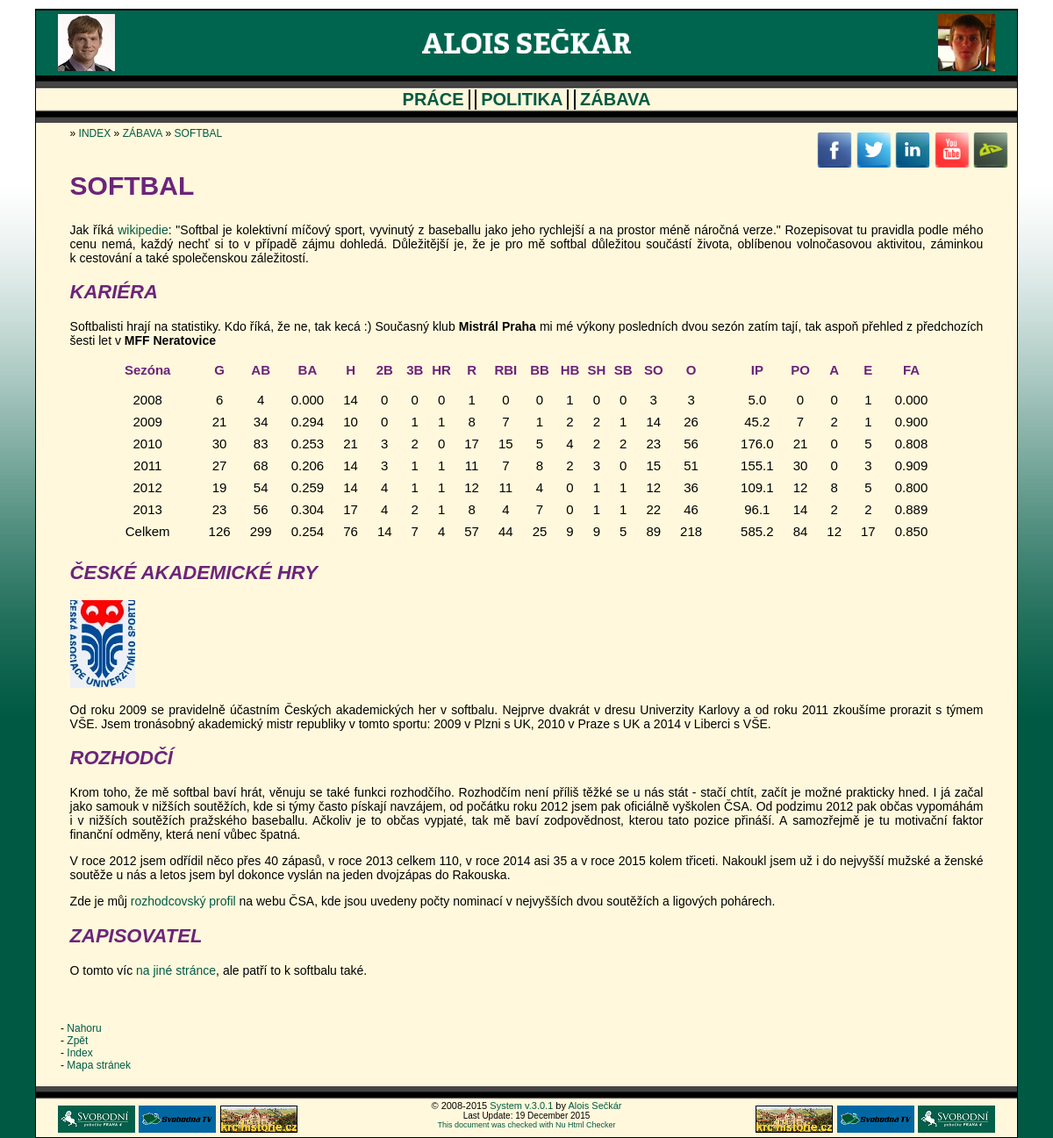
Page /misc-soft on the committed database.
### tables this page shows
CREATE TABLE IF NOT EXISTS `elrh_softball` (
  `year` varchar(6) NOT NULL,
  `G` int(11) NOT NULL,
  `AB` int(11) NOT NULL,
  `BA` varchar(5) NOT NULL,
  `H` int(11) NOT NULL,
  `2B` int(11) NOT NULL,
  `3B` int(11) NOT NULL,
  `HR` int(11) NOT NULL,
  `R` int(11) NOT NULL,
  `RBI` int(11) NOT NULL,
  `BB` int(11) NOT NULL,
  `HB` int(11) NOT NULL,
  `SH` int(11) NOT NULL,
  `SB` int(11) NOT NULL,
  `SO` int(11) NOT NULL,
  `O` int(11) NOT NULL,
  `IP` varchar(7) NOT NULL,
  `PO` int(11) NOT NULL,
  `A` int(11) NOT NULL,
  `E` int(11) NOT NULL,
  `FA` varchar(5) NOT NULL
);

### index.php (called while the page is built, shortened)
<?php
$controller = new ELRHPageController();
if (!empty($_GET["page"])) {
	$page = $_GET["page"];
}
$controller->resolvePath(mb_strtolower($page, 'UTF-8'));
$controller->prepareData();
$controller->renderPage();
?>

### web/scripts/page-data/elrh_data_helper.php (called while the page is built, shortened)
<?php
class ELRHDataHelper {
	public static function retrieveArray($mysqli, $query) {
		$result = $mysqli->query($query);
	    $i = 0;
		while ($current = $result->fetch_array()) {
			$array[$i] = $current;
			$i++;
		}
		return $array;
	}
}

### web/scripts/page-data/elrh_misc-soft_data.php (called while the page is built)
<?php
class ELRHPageData {
	public static function prepareData($item, $mysqli) {
		$data["title"] = "Alois Sečkár - Softbal";
		include_once getcwd().'/web/scripts/page-data/elrh_data_helper.php';
		$data["stats"] = ELRHDataHelper::retrieveArray($mysqli, "SELECT * FROM elrh_softball");
		return $data;
	}
}

### web/scripts/page-content/elrh_misc-soft_content.php (the view)
<?php
class ELRHPageContentRenderer {
	public static function renderContent($page_data) {
		echo '<h1>SOFTBAL</h1>'.PHP_EOL;
		echo '<p>'.PHP_EOL;
			echo 'Jak říká <a href="http://cs.wikipedia.org/wiki/Softball" target="_blank" title="Softbal na wikipedii">wikipedie</a>: "Softbal je kolektivní míčový sport, vyvinutý z baseballu jako jeho rychlejší a&nbsp;na prostor méně náročná verze." Rozepisovat tu pravidla podle mého cenu nemá, každý nechť si to v&nbsp;případě zájmu dohledá. Důležitější je, že je pro mě softbal důležitou součástí života, oblíbenou volnočasovou aktivitou, záminkou k&nbsp;cestování a&nbsp;také společenskou záležitostí.'.PHP_EOL;
		echo '</p>'.PHP_EOL;
		echo '<h2>KARIÉRA</h2>'.PHP_EOL;
		echo '<p>'.PHP_EOL;
			echo 'Softbalisti hrají na statistiky. Kdo říká, že ne, tak kecá :) Současný klub <strong>Mistrál&nbsp;Praha</strong> mi mé výkony posledních dvou sezón zatím tají, tak aspoň přehled z&nbsp;předchozích šesti let v&nbsp;<strong>MFF&nbsp;Neratovice</strong>'.PHP_EOL;
		echo '</p>'.PHP_EOL;
		echo '<table>'.PHP_EOL;
			echo '<tr>'.PHP_EOL;
				echo '<th>Sezóna</th>'.PHP_EOL;
				echo '<th></th>'.PHP_EOL;
				echo '<th>G</th>'.PHP_EOL;
				echo '<th>AB</th>'.PHP_EOL;
				echo '<th>BA</th>'.PHP_EOL;
				echo '<th>H</th>'.PHP_EOL;
			    echo '<th>2B</th>'.PHP_EOL;
				echo '<th>3B</th>'.PHP_EOL;
				echo '<th>HR</th>'.PHP_EOL;
				echo '<th>R</th>'.PHP_EOL;
				echo '<th>RBI</th>'.PHP_EOL;
				echo '<th>BB</th>'.PHP_EOL;
				echo '<th>HB</th>'.PHP_EOL;
				echo '<th>SH</th>'.PHP_EOL;
				echo '<th>SB</th>'.PHP_EOL;
				echo '<th>SO</th>'.PHP_EOL;
				echo '<th>O</th>'.PHP_EOL;
				echo '<th></th>'.PHP_EOL;
				echo '<th>IP</th>'.PHP_EOL;
				echo '<th>PO</th>'.PHP_EOL;
				echo '<th>A</th>'.PHP_EOL;
				echo '<th>E</th>'.PHP_EOL;
				echo '<th>FA</th>'.PHP_EOL;
			echo '</tr>'.PHP_EOL;
			echo '<tr><td colspan="23" style="height: 5px;"></td></tr>'.PHP_EOL;
			if (!empty($page_data["stats"])) {
				foreach ($page_data["stats"] as $row) {
					echo '<tr>'.PHP_EOL;
						echo '<td>'.$row["year"].'</td>'.PHP_EOL;
						echo '<td></td>'.PHP_EOL;
						echo '<td>'.$row["G"].'</td>'.PHP_EOL;
						echo '<td>'.$row["AB"].'</td>'.PHP_EOL;
						echo '<td>'.$row["BA"].'</td>'.PHP_EOL;
						echo '<td>'.$row["H"].'</td>'.PHP_EOL;
						echo '<td>'.$row["2B"].'</td>'.PHP_EOL;
						echo '<td>'.$row["3B"].'</td>'.PHP_EOL;
						echo '<td>'.$row["HR"].'</td>'.PHP_EOL;
						echo '<td>'.$row["R"].'</td>'.PHP_EOL;
						echo '<td>'.$row["RBI"].'</td>'.PHP_EOL;
						echo '<td>'.$row["BB"].'</td>'.PHP_EOL;
						echo '<td>'.$row["HB"].'</td>'.PHP_EOL;
						echo '<td>'.$row["SH"].'</td>'.PHP_EOL;
						echo '<td>'.$row["SB"].'</td>'.PHP_EOL;
						echo '<td>'.$row["SO"].'</td>'.PHP_EOL;
						echo '<td>'.$row["O"].'</td>'.PHP_EOL;
						echo '<td></td>'.PHP_EOL;
						echo '<td>'.$row["IP"].'</td>'.PHP_EOL;
						echo '<td>'.$row["PO"].'</td>'.PHP_EOL;
						echo '<td>'.$row["A"].'</td>'.PHP_EOL;
						echo '<td>'.$row["E"].'</td>'.PHP_EOL;
						echo '<td>'.$row["FA"].'</td>'.PHP_EOL;
					echo '</tr>'.PHP_EOL;
				}
			} else {
				echo '<tr><td colspan="23">Nenalezeny žádné statistiky</td></tr>'.PHP_EOL;
			}
		echo '</table>'.PHP_EOL;
		echo '<h2>ČESKÉ AKADEMICKÉ HRY</h2>'.PHP_EOL;
		echo '<img src="/web/images/soft_akada.jpg" title="ČAH" alt="ČAH" />'.PHP_EOL;
		echo '<p>'.PHP_EOL;
			echo 'Od roku 2009 se pravidelně účastním Českých akademických her v&nbsp;softbalu. Nejprve dvakrát v&nbsp;dresu Univerzity Karlovy a&nbsp;od roku 2011 zkoušíme prorazit s&nbsp;týmem VŠE. Jsem tronásobný akademický mistr republiky v&nbsp;tomto sportu: 2009&nbsp;v&nbsp;Plzni s&nbsp;UK, 2010&nbsp;v&nbsp;Praze s&nbsp;UK a&nbsp;2014&nbsp;v&nbsp;Liberci s&nbsp;VŠE.'.PHP_EOL;
		echo '</p>'.PHP_EOL;
		echo '<h2>ROZHODČÍ</h2>'.PHP_EOL;
		echo '<p>'.PHP_EOL;
			echo 'Krom toho, že mě softbal baví hrát, věnuju se také funkci rozhodčího. Rozhodčím není příliš těžké se u&nbsp;nás stát -&nbsp;stačí chtít, začít je možné prakticky hned. I&nbsp;já začal jako samouk v&nbsp;nižších soutěžích, kde si týmy často pískají navzájem, od počátku roku 2012 jsem pak oficiálně vyškolen ČSA. Od podzimu 2012 pak občas vypomáhám i&nbsp;v&nbsp;nižších soutěžích pražského baseballu. Ačkoliv je to občas vypjaté, tak mě baví zodpovědnost, kterou tato pozice přináší. A&nbsp;samozřejmě je tu motivační faktor finanční odměny, která není vůbec špatná.'.PHP_EOL;
		echo '</p>'.PHP_EOL;
		echo '<p>'.PHP_EOL;
			echo 'V&nbsp;roce&nbsp;2012 jsem odřídil něco přes 40&nbsp;zápasů, v&nbsp;roce&nbsp;2013 celkem&nbsp;110, v&nbsp;roce&nbsp;2014 asi&nbsp;35 a&nbsp;v&nbsp;roce&nbsp;2015 kolem třiceti. Nakoukl jsem už i&nbsp;do nejvyšší mužské a&nbsp;ženské soutěže u&nbsp;nás a&nbsp;letos jsem byl dokonce vyslán na jeden dvojzápas do Rakouska.'.PHP_EOL;
		echo '</p>'.PHP_EOL;
		echo '<p>'.PHP_EOL;
			echo 'Zde je můj <a href="http://softball.cz/modules.php?op=modload&amp;name=infosys&amp;file=index&amp;do=umpires&amp;co=dirview&amp;umid=85&amp;pda=2">rozhodcovský profil</a> na webu ČSA, kde jsou uvedeny počty nominací v&nbsp;nejvyšších dvou soutěžích a&nbsp;ligových pohárech.'.PHP_EOL;
		echo '</p>'.PHP_EOL;
		echo '<h2>ZAPISOVATEL</h2>'.PHP_EOL;
		echo '<p>'.PHP_EOL;
			echo 'O&nbsp;tomto víc <a href="/work-scorer" title="Zápis baseball/softbal">na jiné stránce</a>, ale patří to k&nbsp;softbalu také.'.PHP_EOL;
		echo '</p>'.PHP_EOL;
	}
}

### elrh_css.css (style rules this page uses)
a { text-decoration: none }
a:link { color: #005a43; }
table { margin: 0px auto; }
th { text-align: center; color: #6C247B; }
td { text-align: center; padding-left: 10px; padding-right: 10px; padding-bottom: 5px; }
p { font-size: 14px; }
body { font-family: 'Arial'; background-image: url('web/skin/body_bg.png'); background-repeat: repeat-x; background-color: #005a43; }
h1 { color: #6C247B; font-size: 30px; }
h2 { color: #6C247B; font-size: 22px; font-style: italic; }

### rows in the picture
elrh_softball: year "2008", G "6", AB "4", BA "0.000", H "14", 2B "0", 3B "0", HR "0", R "1", RBI "0", BB "0", HB "1", SH "0", SB "0", SO "3", O "3", IP "5.0", PO "0", A "0", E "1", FA "0.000"
elrh_softball: year "2009", G "21", AB "34", BA "0.294", H "10", 2B "0", 3B "1", HR "1", R "8", RBI "7", BB "1", HB "2", SH "2", SB "1", SO "14", O "26", IP "45.2", PO "7", A "2", E "1", FA "0.900"
elrh_softball: year "2010", G "30", AB "83", BA "0.253", H "21", 2B "3", 3B "2", HR "0", R "17", RBI "15", BB "5", HB "4", SH "2", SB "2", SO "23", O "56", IP "176.0", PO "21", A "0", E "5", FA "0.808"
elrh_softball: year "2011", G "27", AB "68", BA "0.206", H "14", 2B "3", 3B "1", HR "1", R "11", RBI "7", BB "8", HB "2", SH "3", SB "0", SO "15", O "51", IP "155.1", PO "30", A "0", E "3", FA "0.909"
elrh_softball: year "2012", G "19", AB "54", BA "0.259", H "14", 2B "4", 3B "1", HR "1", R "12", RBI "11", BB "4", HB "0", SH "1", SB "1", SO "12", O "36", IP "109.1", PO "12", A "8", E "5", FA "0.800"
elrh_softball: year "2013", G "23", AB "56", BA "0.304", H "17", 2B "4", 3B "2", HR "1", R "8", RBI "4", BB "7", HB "0", SH "1", SB "1", SO "22", O "46", IP "96.1", PO "14", A "2", E "2", FA "0.889"
elrh_softball: year "Celkem", G "126", AB "299", BA "0.254", H "76", 2B "14", 3B "7", HR "4", R "57", RBI "44", BB "25", HB "9", SH "9", SB "5", SO "89", O "218", IP "585.2", PO "84", A "12", E "17", FA "0.850"

### other values in the picture
$page_nav["name"] "ZÁBAVA"
$subpage_nav["name"] "SOFTBAL"
$version "3.0.1"
$update "19 December 2015"
